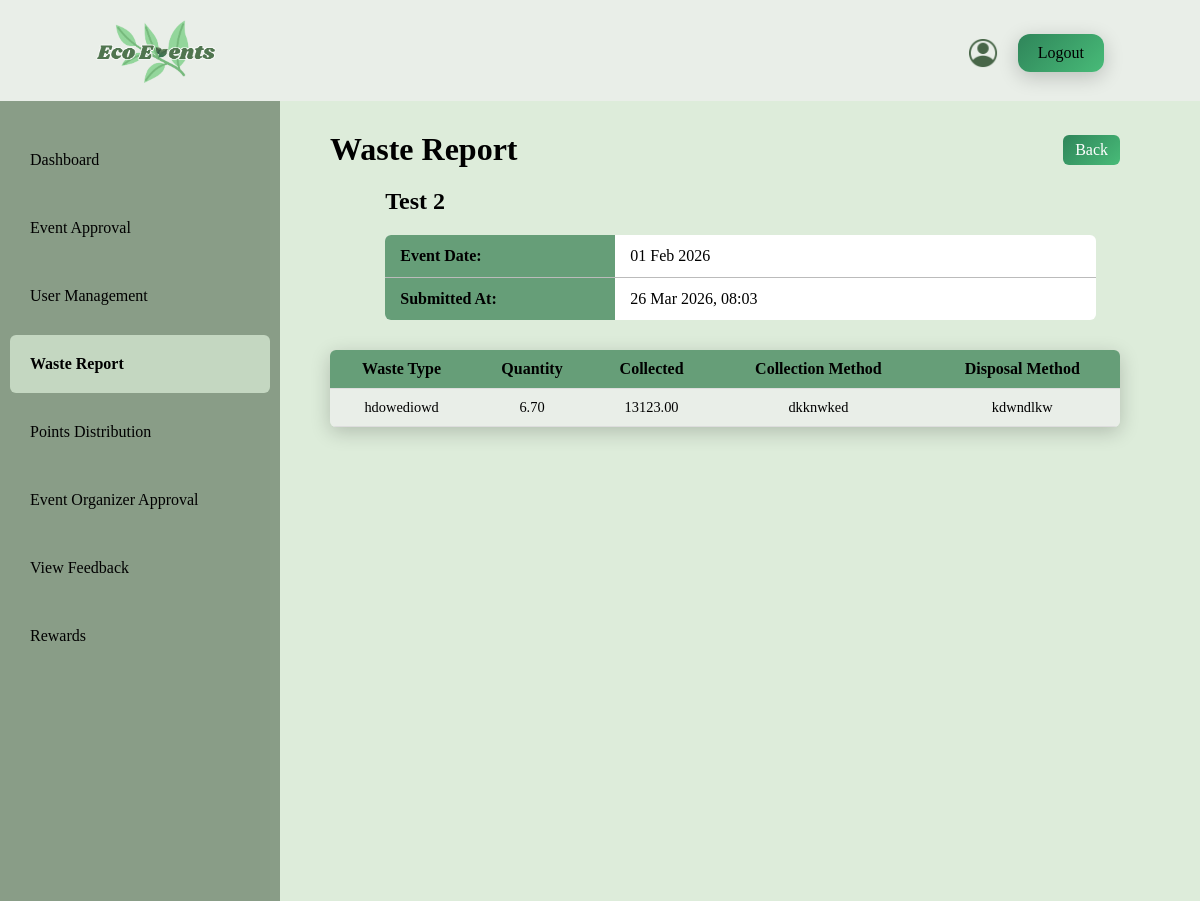
/Admin/viewReport.php?id=7, run on the app's committed database.
### tables this page shows
CREATE TABLE `events` (
  `id` int(11) NOT NULL,
  `event_name` varchar(255) NOT NULL,
  `event_date` date NOT NULL,
  `event_time` time DEFAULT NULL,
  `event_location` varchar(255) NOT NULL,
  `event_type` varchar(100) NOT NULL,
  `max_participants` int(11) DEFAULT NULL,
  `description` text DEFAULT NULL,
  `sustainability_goals` text DEFAULT NULL,
  `event_image` varchar(255) DEFAULT NULL,
  `status` varchar(50) DEFAULT 'Pending',
  `created_at` timestamp NOT NULL DEFAULT current_timestamp(),
  `last_updated_at` timestamp NULL DEFAULT NULL,
  `update_notice` varchar(255) DEFAULT NULL,
  `show_update_notice` tinyint(1) DEFAULT 0,
  `waste_report` text DEFAULT NULL,
  `organizer_id` int(11) DEFAULT NULL
);

CREATE TABLE `waste_reports` (
  `id` int(11) NOT NULL,
  `event_id` int(11) NOT NULL,
  `waste_type` varchar(255) NOT NULL,
  `quantity` decimal(10,2) NOT NULL,
  `collected` decimal(10,2) NOT NULL,
  `collection_method` varchar(255) NOT NULL,
  `disposal_method` varchar(255) NOT NULL,
  `created_at` timestamp NOT NULL DEFAULT current_timestamp()
);

### Admin/viewReport.php (the view, shortened to what this page needs)
<?php
include "conn.php";
$id = isset($_GET['id']) ? (int)$_GET['id'] : 0;
$eventSql = "SELECT event_name, event_date FROM events WHERE id = $id";
$eventRes = mysqli_query($dbConn, $eventSql);
$eventData = mysqli_fetch_assoc($eventRes);
$wasteSql = "SELECT * FROM waste_reports WHERE event_id = $id";
$wasteRes = mysqli_query($dbConn, $wasteSql);
$submissionDate = "N/A";
if (mysqli_num_rows($wasteRes) > 0) {
    $firstRow = mysqli_fetch_assoc($wasteRes);
    $submissionDate = date('d M Y, H:i', strtotime($firstRow['created_at']));
    mysqli_data_seek($wasteRes, 0);
}
?>
<!DOCTYPE html>
<html lang="en">
<head>
    <link rel="stylesheet" href="style.css">
</head>
<body>
    <div class = "topBar">
        <a href="dashboard.php">
            <img class = "logo" src="logo.png" alt="Website Logo">
        </a>
        <div class = "topRight">
            <a href="Profile.php">
                <img class = "icon" src="profile.png" alt="Profile icon" >
            </a>
            <a class = "logoutBtn" href="logout.php">Logout</a>
        </div>
    </div>
    <div class = "container">
        <aside class = "sideBar">
            <a href = "dashboard.php">Dashboard</a>
            <a href="eventApproval.php">Event Approval</a>
            <a href="userManagement.php">User Management</a>
            <a class = "waste" href="wasteReport.php">Waste Report</a>
            <a href="PointsDistribution.php">Points Distribution</a>
            <a href="OrganizerApproval.php">Event Organizer Approval</a>
            <a href="ViewFeedback.php">View Feedback</a>
            <a href="redeemRewards.php">Rewards</a>
        </aside>
        <div class = "mainContent">
            <div class = "pageHeader">
                <h1>Waste Report</h1>
                <a href="wasteReport.php" class = "backBtn">Back</a>
            </div>
<h2 class="eventTitle"><?php echo htmlspecialchars($eventData['event_name']); ?></h2>
        <div class="reportInfo">
            <div class="infoRow">
                <div class="infoLabel">Event Date:</div>
                    <div class="infoValue">
                        <?php echo date('d M Y', strtotime($eventData['event_date'])); ?>
                    </div>
                </div>
                <div class = "infoRow">
                    <div class = "infoLabel">Submitted At:</div>
                    <div class = "infoValue">
                        <?php echo $submissionDate; ?>
                    </div>
                </div>
            </div>
            <table class="eventTable">
                <tr class="tableHeader">
                    <th>Waste Type</th>
                    <th>Quantity</th>
                    <th>Collected</th>
                    <th>Collection Method</th>
                    <th>Disposal Method</th>
                </tr>
                <?php while ($waste = mysqli_fetch_assoc($wasteRes)): ?>
                <tr>
                    <td><?php echo htmlspecialchars($waste['waste_type']); ?></td>
                    <td><?php echo $waste['quantity']; ?></td>
                    <td><?php echo htmlspecialchars($waste['collected']); ?></td>
                    <td><?php echo htmlspecialchars($waste['collection_method']); ?></td>
                    <td><?php echo htmlspecialchars($waste['disposal_method']); ?></td>
                </tr>
                <?php endwhile; ?>
            </table>
            </div>
        </div>
</body>
</html>

### Admin/style.css (style rules this page uses)
* { margin: 0; padding: 0; font-family: 'Times New Roman', Times, serif }
:root { --header:#e9eee8; --background:#ddecda; --button:linear-gradient(135deg,#2f855a,#48bb78); }
body { margin:0; font-family:'Times New Roman', Times, serif; background:var(--background); }
.topBar { background-color: #E9EEE8; display: flex; align-items: center; padding: 10px 16px; gap: 12px; padding-bottom: 0.38%; }
.logo { margin: 10px 80px; width: 120px; }
.topRight { margin-left: auto; margin-right: 80px; display: flex; gap: 20px; flex-shrink: 0; }
.topRight a { display: flex; }
.icon { width: 30px; height: auto; object-fit: contain; cursor: pointer; transition: opacity 0.3s ease; }
.logoutBtn { background: linear-gradient(135deg,#2f855a,#48bb78); color: black; border-radius: 12px; padding: 10px 20px; text-align: center; cursor: pointer; transition: background-color 0.3s ease; text-decoration: none; box-shadow: 0 5px 20px rgba(0, 0, 0, 0.2); }
.container { display:flex; width: 100%; }
.sideBar { background-color: #899d87; width: 280px; min-width: 150px; padding: 20px 10px; box-sizing: border-box; min-height: 100vh; }
.sideBar a { padding: 20px; text-decoration: none; color: black; display: block; white-space: nowrap; transition: background-color 0.3s ease; margin: 10px 0; }
.dashboard, .userManagement, .waste, .eventApproval { background-color: #C4D7C1; border-radius: 6px; box-sizing: border-box; font-weight: bold; }
.mainContent { margin: 30px 80px; margin-left: 50px; flex: 1; min-width: 0; }
.eventTable { margin: 10px 0; width: 100%; border-collapse: collapse; border-radius: 6px; overflow: hidden; table-layout: auto; box-shadow: 0 5px 20px rgba(0, 0, 0, 0.2); }
.tableHeader { background-color: #669e78; }
.eventTable th, .eventTable td { padding: 10px; text-align: center; word-break: break-word; overflow-wrap: break-word; }
tr { border-bottom: 1px solid #ddd; }
td { background-color: rgb(233, 238, 232); font-size: 0.9em; }
.pageHeader { display: flex; justify-content: space-between; align-items: center; margin-bottom: 20px; }
.backBtn { text-decoration: none; background: linear-gradient(135deg,#2f855a,#48bb78); color: white; padding: 6px 12px; border-radius: 6px; }
.eventTitle { padding-left: 7%; margin-bottom: 20px; }
.reportInfo { width: 90%; margin: 0 auto 30px 7%; background: white; border-radius: 6px; overflow: hidden; }
.infoRow { display: table; width: 100%; border-bottom: 1px solid #bbb; }
.infoRow:last-child { border-bottom: none; }
.infoLabel { display: table-cell; width: 200px; font-weight: bold; padding: 12px 15px; background-color: #669e78; }
.infoValue { display: table-cell; padding: 12px 15px; }

### data on the page
events: event_name "Test 2", event_date "01 Feb 2026"
waste_reports: created_at "26 Mar 2026, 08:03", waste_type "hdowediowd", quantity "6.70", collected "13123.00", collection_method "dkknwked", disposal_method "kdwndlkw"
